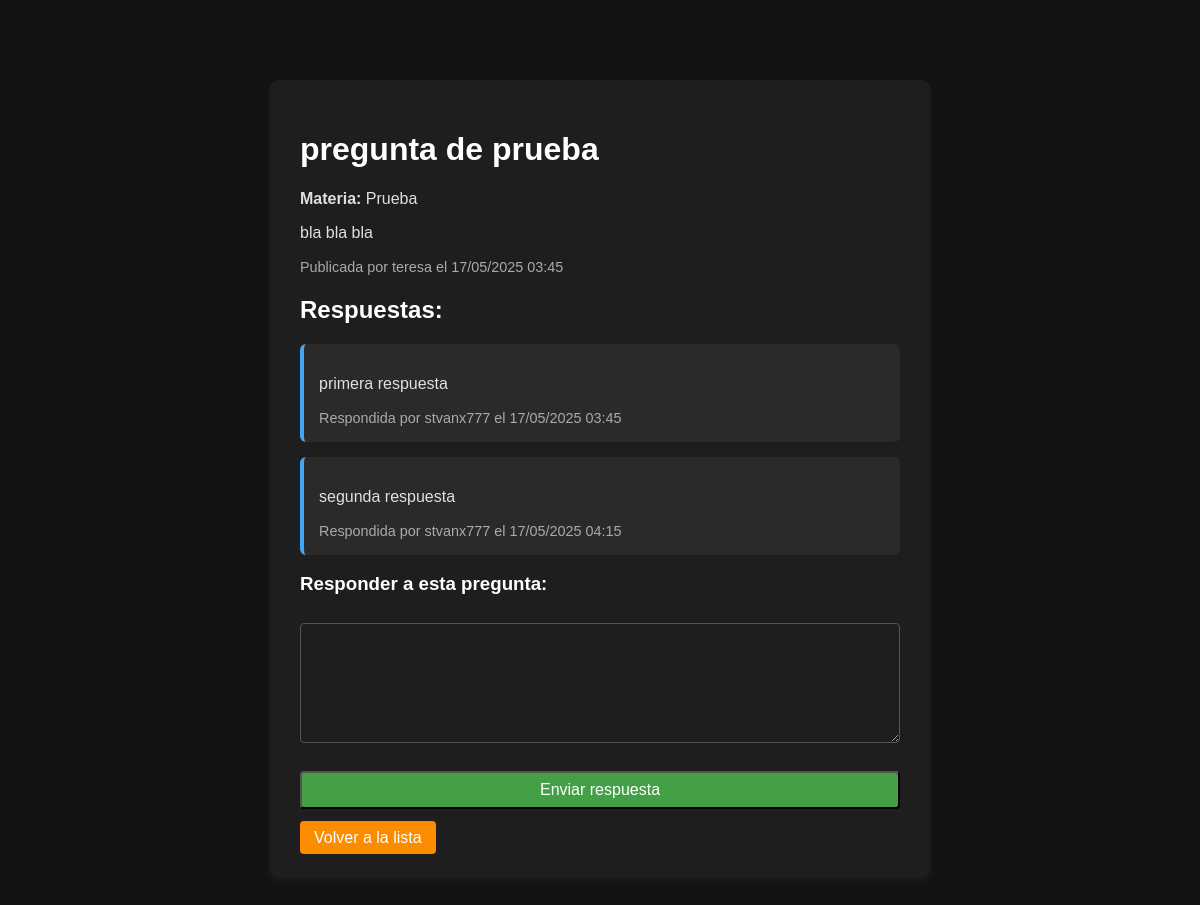
/questions/2 (signed in), run on the app's committed database.
### app/models.py (models this page shows)
class Question(db.Model):
    id = db.Column(db.Integer, primary_key=True)
    title = db.Column(db.String(200), nullable=False)
    content = db.Column(db.Text, nullable=False)
    subject = db.Column(db.String(100), nullable=False)
    date_posted = db.Column(db.DateTime, default=datetime.utcnow)
    user_id = db.Column(db.Integer, db.ForeignKey('user.id'), nullable=False)
    answers = db.relationship(
        'Answer',
        backref='question',
        lazy=True,
        cascade='all, delete-orphan'
    )

class User(db.Model, UserMixin):
    id = db.Column(db.Integer, primary_key=True)
    username = db.Column(db.String(80), unique=True, nullable=False)
    email = db.Column(db.String(120), unique=True, nullable=False)
    password_hash = db.Column(db.String(128), nullable=False)
    questions = db.relationship('Question', backref='author', lazy=True)
    answers = db.relationship('Answer', backref='author', lazy=True)

class Answer(db.Model):
    id = db.Column(db.Integer, primary_key=True)
    content = db.Column(db.Text, nullable=False)
    date_posted = db.Column(db.DateTime, default=datetime.utcnow)
    question_id = db.Column(db.Integer, db.ForeignKey('question.id'), nullable=False)
    user_id = db.Column(db.Integer, db.ForeignKey('user.id'), nullable=False)

### app/routes/questions.py (the view)
@questions_bp.route('/<int:question_id>', methods=['GET'])
@login_required
def question_detail(question_id):
    question = Question.query.get_or_404(question_id)
    return render_template('questions/detail.html', question=question)

### app/models.py (called while the page is built)
@login_manager.user_loader
def load_user(user_id):
    return User.query.get(int(user_id))

### app/templates/questions/detail.html (shortened to what this page needs)
<!DOCTYPE html>
<html lang="es">
<head>
    <link rel="stylesheet" href="{{ url_for('static', filename='styles.css') }}">
</head>
<body>
    <div class="form-container">
        <h1>{{ question.title }}</h1>
        <p><strong>Materia:</strong> {{ question.subject }}</p>
        <p>{{ question.content }}</p>
        <small class="small-text">Publicada por {{ question.author.username }} el {{ question.date_posted.strftime('%d/%m/%Y %H:%M') }}</small>
        <h2>Respuestas:</h2>
        {% for answer in question.answers %}
            <div class="answer-card">
                <p>{{ answer.content }}</p>
                <small class="small-text">Respondida por {{ answer.author.username }} el {{ answer.date_posted.strftime('%d/%m/%Y %H:%M') }}</small>
            </div>
        {% else %}
            <p>No hay respuestas aún.</p>
        {% endfor %}
        <h3>Responder a esta pregunta:</h3>
        <form action="{{ url_for('questions.answer_question', question_id=question.id) }}" method="post" class="question-form">
            <textarea name="content" required></textarea>
            <button type="submit" class="btn-primary">Enviar respuesta</button>
        </form>
        <a href="{{ url_for('questions.list_questions') }}" class="btn-secondary">Volver a la lista</a>
    </div>
</body>
</html>

### app/static/styles.css (style rules this page uses)
body { font-family: Arial, sans-serif; background-color: #121212; margin: 0; padding: 20px; color: #e0e0e0; }
h1, h2, h3 { color: #ffffff; }
a { color: #82b1ff; text-decoration: none; }
form { margin-top: 20px; }
input[type="text"], input[type="email"], input[type="password"], textarea { width: 100%; padding: 10px; margin-top: 8px; margin-bottom: 12px; background-color: #1e1e1e; border: 1px solid #555; color: #f0f0f0; border-radius: 4px; resize: vertical; box-sizing: border-box; font-size: 1em; }
.small-text { color: #aaa; font-size: 0.9em; }
.btn-primary { background-color: #43a047; color: white; padding: 8px 14px; border-radius: 4px; text-decoration: none; font-size: 1em; }
.btn-secondary { background-color: #fb8c00; color: white; padding: 8px 14px; border-radius: 4px; border: none; cursor: pointer; font-size: 1em; }
.form-container { max-width: 600px; margin: 60px auto; background: #1e1e1e; padding: 30px; border-radius: 8px; box-shadow: 0 4px 8px rgba(255, 255, 255, 0.05); }
.question-form { display: flex; flex-direction: column; gap: 16px; margin-bottom: 20px; }
.question-form input[type="text"], .question-form textarea { padding: 10px; border: 1px solid #555; border-radius: 4px; font-size: 1em; width: 100%; background-color: #1e1e1e; color: #f0f0f0; box-sizing: border-box; }
.question-form textarea { min-height: 120px; resize: vertical; }
.answer-card { background: #2a2a2a; border-left: 4px solid #42a5f5; padding: 15px; margin: 15px 0; border-radius: 6px; }

### data on the page
Question: title "pregunta de prueba", subject "Prueba", content "bla bla bla", date_posted "17/05/2025 03:45"
User: author.username "teresa"
Answer: content "primera respuesta", author.username "stvanx777", date_posted "17/05/2025 03:45"
Answer: content "segunda respuesta", author.username "stvanx777", date_posted "17/05/2025 04:15"
